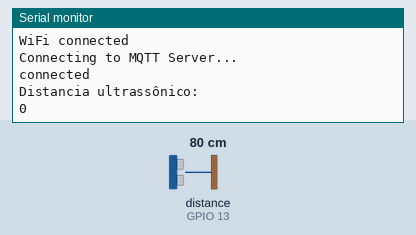
Recording of a sketch running on a simulated ESP32. Shown: the last lines printed to the serial monitor. The inputs (shaded band) are chosen by the test bench; at power-on: distance to the obstacle (sensor on GPIO 13) 80 cm. The echo pulse lasts 58.3 µs per cm; WiFi joins after 1.5 s; servers stay silent unless stated; no MQTT or app messages arrive unless stated.

Above: at 2.7 s.
2.8 s: distance to the obstacle (sensor on GPIO 13) set to 2 cm
At 7.1 s:
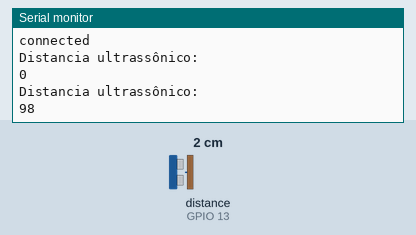
8.8 s: distance to the obstacle (sensor on GPIO 13) set to 4 cm
At 12.2 s:
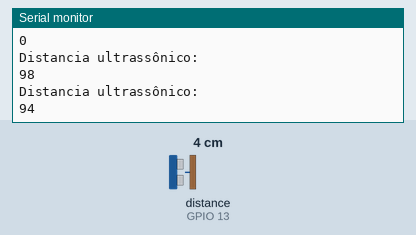
Timing chart, 0 to 13.7 s (numbered marks = the images above; inputs shaded):
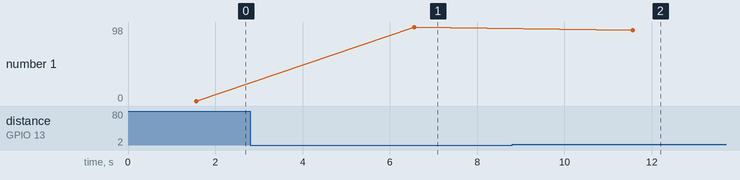

Measured:
- after the input at 2.8 s, the serial monitor: prints a new line after 3.8 s (image 1)
- after the input at 8.8 s, the serial monitor: prints a new line after 2.8 s (image 2)
- plotted number 1: 0 → 98 after the input at 2.8 s, 98 → 94 after the input at 8.8 s

The sketch:

setup_wifi.ino
```cpp
/*
 * Nome: José Carlos Pereira dos Santos Júnior
 * RA: 155972
 * Trabalho de Graduação Final
 * Smart Campus - Lixeira Inteligente de Pilhas
 *
 * Arquitetura - End-device Wi-Fi enviando os dados via MQTT.
 *
 * Os dados do sensor ultrassonico medem a distância na lixeira,
 * são enviados via MQTT para a Cloud da IBM, sendo possível a visualização
 * em tempo real.
 */

// Import de Bibliotecas para utilização do módulo LoRa.
#include <SPI.h>
#include <LoRa.h>
#include <Wire.h>


// Import de Bibliotecas MQTT e Wi-Fi
#include <PubSubClient.h>
#include <WiFi.h>

// Carrega a biblioteca do sensor ultrassonico
#include <Ultrasonic.h>

// SSID rede Wi-Fi. Mudar de acordo com a conexão.
#define SSID "SSID_NAME"

// Senha wi-fi. Mudar de acordo com a conexão.
#define PASSWORD "PASSWORD"

// Server MQTT disponibilizado pela IBM
#define MQTT_SERVER "quickstart.messaging.internetofthings.ibmcloud.com"

// Nome do tópico que irá receber os dados do sensor.
#define TOPIC_NAME "iot-2/evt/status/fmt/json"

// Conexão dos pinos para o sensor ultrasonico
#define PIN_TRIGGER   12
#define PIN_ECHO      13


#define RST 14  // GPIO14 RESET
#define DI00 26 // GPIO26 IRQ(Interrupt Request)

//Altura máxima lixeira.
#define ALTURA_MAXIMA 45


//Inicializa o sensor nos pinos definidos acima
Ultrasonic ultrasonic(PIN_TRIGGER, PIN_ECHO);

// Cliente WiFi que o MQTT irá utilizar para se conectar
WiFiClient wifiClient;

//Cliente MQTT,é necessário a URL do Server e Porta, alem do cliente Wi-Fi.
PubSubClient client(MQTT_SERVER, 1883, wifiClient);

// Id único que será identificado pelo server da IBM.
const String QUICK_START = "d:quickstart:arduino:";
const String DEVICE_ID = "DEVICE_ID";//Inserir mac_address dispositivo.
const String CLIENT_ID =  QUICK_START + DEVICE_ID;

// Variável responsável por medir distância sensor ultrassônico.
unsigned int data = 0;

// Variavel responsável por medir distãncia sensor em porcentagem.
int porcentagem = 0;

// String que será enviada ao topico MQTT
String msg = "";


/** Funções de setup **/

// Função que fará a conexão ao server da IBM Cloud.
void connectMQTTServer() {
  Serial.println("Connecting to MQTT Server...");
  // Se conecta ao ID dentro do server que foi definido.
  while(!client.connect(CLIENT_ID.c_str())) {
    // Ocorreu algum erro na conexão
    Serial.println("error = ");
    Serial.println(client.state());

  }
  // Conexão estabelecida ao server MQTT.
  Serial.println("connected");

}

// Função que fará a conexão ao Wi-Fi definido.
void setupWiFi() {
  Serial.println();
  Serial.print("Connecting to ");
  Serial.print(SSID);


  // O gateway se conectará à rede Wi-Fi informada.
  WiFi.begin(SSID, PASSWORD);

  // Espera até que a conexão seja bem sucedida
  while (WiFi.status() != WL_CONNECTED) {
    delay(100);
    Serial.print(".");
  }

  // Caso tenha chegado à esse ponto à conexão Wi-Fi foi estabelecida.
  Serial.println("");
  Serial.println("WiFi connected");
}


void setup(){

  Serial.begin(115200);
  // Se conectando à rede Wi-Fi e ao server MQTT
  setupWiFi();
  connectMQTTServer();

}


/** Loop principal **/

void loop(){

   // Fazendo a leitura do sensor ultrassonico
  long microsec = ultrasonic.timing();
  data = ultrasonic.convert(microsec, Ultrasonic::CM);

  porcentagem = transforma_porcentagem(data);
  Serial.println("Distancia ultrassônico: ");
  Serial.println(porcentagem);
  msg = createJsonString(porcentagem);
  // Verificando se há conexão à rede Wi-fi foi perdida
  if (WiFi.status()!= WL_CONNECTED){
    // Se sim reconecta à rede Wi-Fi
    setupWiFi();
    // Reconecta ao server MQTT
    connectMQTTServer();
  // Caso esteja conectado ao WiFi
  }else if (client.connected()){
    client.publish(TOPIC_NAME, msg.c_str());
    client.loop();

  }
  delay (5000);
}


//Função responsável por criar
//um Json com os dados lidos
String createJsonString(int porcentagem_lixeira) {
  String json = "{";
    json+= "\"d\": {";
      json+="\"distancia\":";
      json+=String(porcentagem_lixeira);
    json+="}";
  json+="}";
  return json;
}

// Função responsável por fazer a euivalencia de cm para porcentagem.
int transforma_porcentagem(unsigned int distancia_cm){
  int porcentagem = 0;
  porcentagem = (int)(100 - (distancia_cm*100)/ALTURA_MAXIMA);
  if (porcentagem < 0){
    porcentagem = 0;
  }
  return porcentagem;
}
```
